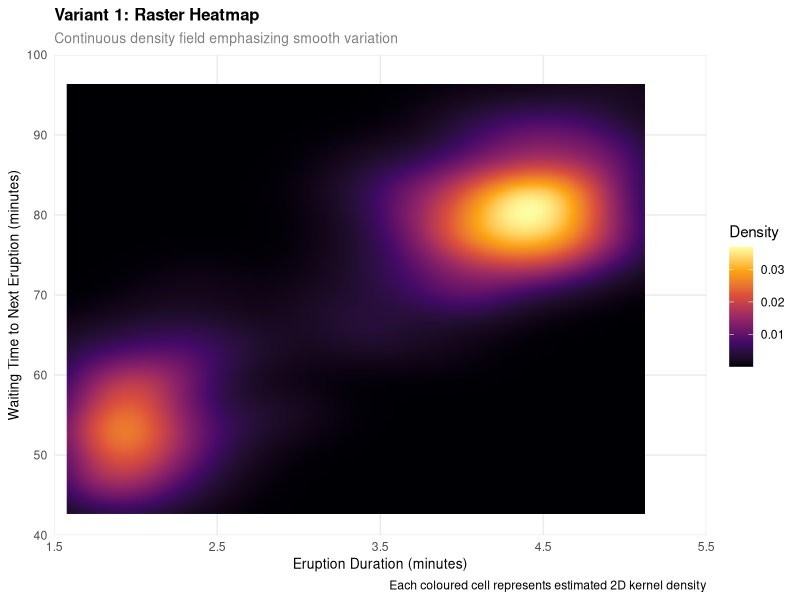
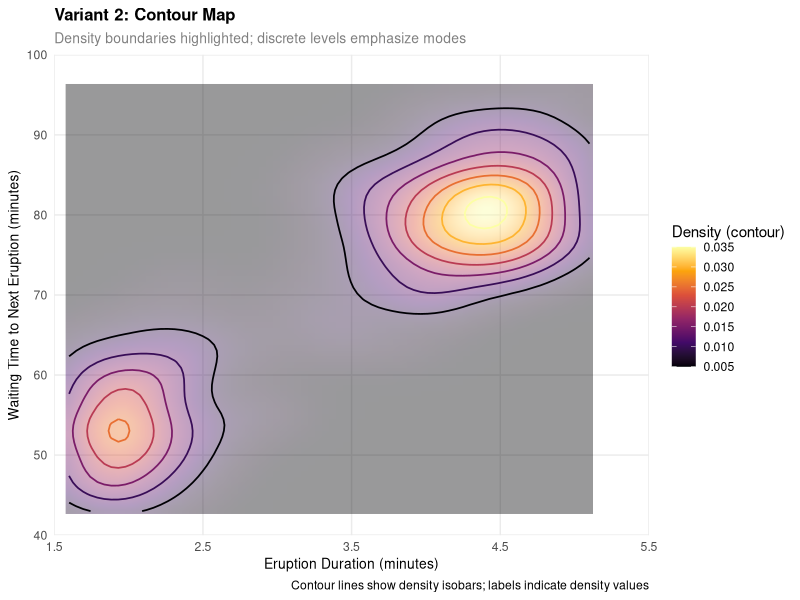
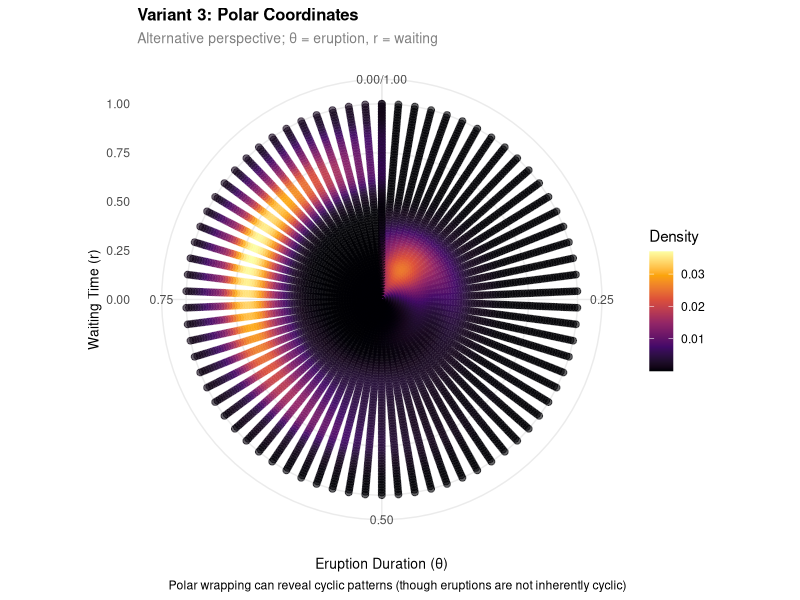
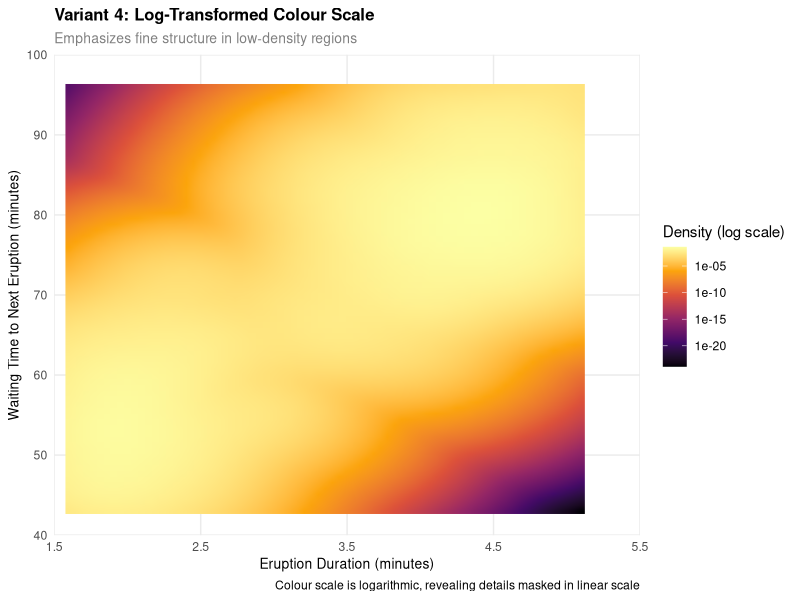
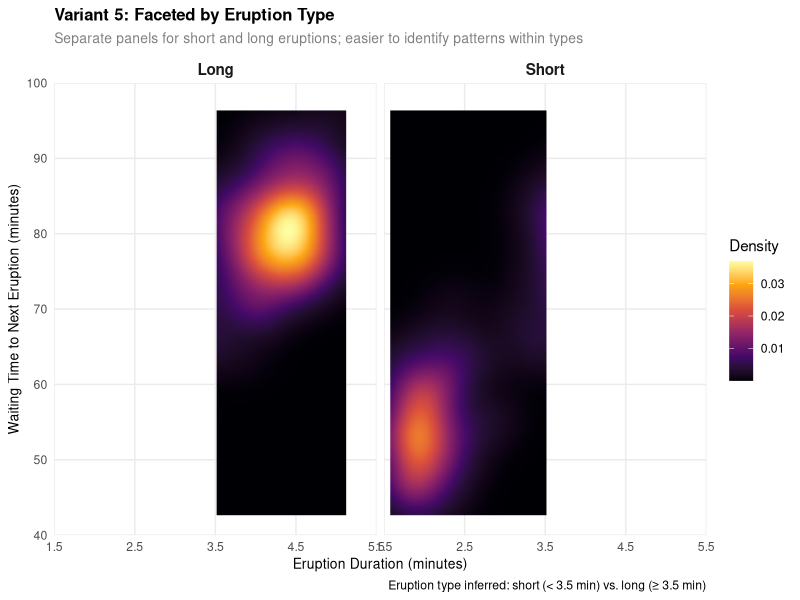

Generate these figures, in order, with R:
## ---- chunk 1
library(ggplot2)
library(dplyr)
library(viridis)
library(gridExtra)

# Ensure data is loaded
data(faithfuld)
## ---- chunk 2
# Variant 1: Raster (smooth density field)
plot1_raster <- ggplot(
  faithfuld,
  aes(x = eruptions, y = waiting, fill = density)
) +
  geom_raster(interpolate = TRUE) +
  scale_fill_viridis_c(
    option = "inferno",
    name = "Density",
    breaks = pretty(faithfuld$density, n = 5)
  ) +
  scale_x_continuous(
    name = "Eruption Duration (minutes)",
    breaks = seq(1.5, 5.5, 1),
    limits = c(1.5, 5.5)
  ) +
  scale_y_continuous(
    name = "Waiting Time to Next Eruption (minutes)",
    breaks = seq(40, 100, 10),
    limits = c(40, 100)
  ) +
  coord_cartesian(expand = FALSE) +
  labs(
    title = "Variant 1: Raster Heatmap",
    subtitle = "Continuous density field emphasizing smooth variation",
    caption = "Each coloured cell represents estimated 2D kernel density"
  ) +
  theme_minimal() +
  theme(
    panel.grid.minor = element_blank(),
    plot.title = element_text(face = "bold", size = 12),
    plot.subtitle = element_text(size = 10, colour = "grey50"),
    axis.title = element_text(size = 10)
  )

print(plot1_raster)
## ---- chunk 3
# Variant 2: Contour lines
plot2_contour <- ggplot(
  faithfuld,
  aes(x = eruptions, y = waiting)
) +
  # Base raster for context
  geom_raster(aes(fill = density), interpolate = TRUE, alpha = 0.4) +
  # Contour lines
  geom_contour(
    aes(z = density, colour = after_stat(level)),
    linewidth = 0.6,
    breaks = pretty(faithfuld$density, n = 8)
  ) +
  scale_fill_viridis_c(
    option = "inferno",
    name = "Density (fill)",
    alpha = 0.4,
    guide = "none"
  ) +
  scale_colour_viridis_c(
    option = "inferno",
    name = "Density (contour)"
  ) +
  scale_x_continuous(
    name = "Eruption Duration (minutes)",
    breaks = seq(1.5, 5.5, 1),
    limits = c(1.5, 5.5)
  ) +
  scale_y_continuous(
    name = "Waiting Time to Next Eruption (minutes)",
    breaks = seq(40, 100, 10),
    limits = c(40, 100)
  ) +
  coord_cartesian(expand = FALSE) +
  labs(
    title = "Variant 2: Contour Map",
    subtitle = "Density boundaries highlighted; discrete levels emphasize modes",
    caption = "Contour lines show density isobars; labels indicate density values"
  ) +
  theme_minimal() +
  theme(
    panel.grid.minor = element_blank(),
    plot.title = element_text(face = "bold", size = 12),
    plot.subtitle = element_text(size = 10, colour = "grey50"),
    axis.title = element_text(size = 10)
  )

print(plot2_contour)
## ---- chunk 4
# Variant 3: Polar coordinates (alternative perspective)
# Note: We rescale variables to fit within a reasonable radius
plot3_polar <- ggplot(
  faithfuld %>%
    mutate(
      # Normalize to 0-1 for polar plotting
      x_norm = (eruptions - min(eruptions)) / (max(eruptions) - min(eruptions)),
      y_norm = (waiting - min(waiting)) / (max(waiting) - min(waiting))
    ),
  aes(x = x_norm, y = y_norm, colour = density)
) +
  geom_point(size = 2, alpha = 0.6) +
  scale_colour_viridis_c(
    option = "inferno",
    name = "Density"
  ) +
  coord_polar(
    theta = "x",
    start = 0,
    clip = "off"
  ) +
  scale_x_continuous(
    name = "Eruption Duration (θ)",
    limits = c(0, 1)
  ) +
  scale_y_continuous(
    name = "Waiting Time (r)",
    limits = c(0, 1)
  ) +
  labs(
    title = "Variant 3: Polar Coordinates",
    subtitle = "Alternative perspective; θ = eruption, r = waiting",
    caption = "Polar wrapping can reveal cyclic patterns (though eruptions are not inherently cyclic)"
  ) +
  theme_minimal() +
  theme(
    panel.grid.minor = element_blank(),
    plot.title = element_text(face = "bold", size = 12),
    plot.subtitle = element_text(size = 10, colour = "grey50"),
    axis.title = element_text(size = 10)
  )

print(plot3_polar)
## ---- chunk 5
# Variant 4: Log-transformed colour scale
plot4_logtrans <- ggplot(
  faithfuld,
  aes(x = eruptions, y = waiting, fill = density)
) +
  geom_raster(interpolate = TRUE) +
  scale_fill_viridis_c(
    option = "inferno",
    name = "Density (log scale)",
    trans = "log10",  # Log transformation
    breaks = scales::trans_breaks("log10", function(x) 10^x)(
      c(min(faithfuld$density[faithfuld$density > 0], na.rm = TRUE),
        max(faithfuld$density, na.rm = TRUE))
    )
  ) +
  scale_x_continuous(
    name = "Eruption Duration (minutes)",
    breaks = seq(1.5, 5.5, 1),
    limits = c(1.5, 5.5)
  ) +
  scale_y_continuous(
    name = "Waiting Time to Next Eruption (minutes)",
    breaks = seq(40, 100, 10),
    limits = c(40, 100)
  ) +
  coord_cartesian(expand = FALSE) +
  labs(
    title = "Variant 4: Log-Transformed Colour Scale",
    subtitle = "Emphasizes fine structure in low-density regions",
    caption = "Colour scale is logarithmic, revealing details masked in linear scale"
  ) +
  theme_minimal() +
  theme(
    panel.grid.minor = element_blank(),
    plot.title = element_text(face = "bold", size = 12),
    plot.subtitle = element_text(size = 10, colour = "grey50"),
    axis.title = element_text(size = 10)
  )

print(plot4_logtrans)
## ---- chunk 6
# Create a categorical variable for eruption type (inferred from duration)
faithfuld_faceted <- faithfuld %>%
  mutate(
    eruption_type = if_else(eruptions < 3.5, "Short", "Long")
  )

# Variant 5: Faceted view
plot5_faceted <- ggplot(
  faithfuld_faceted,
  aes(x = eruptions, y = waiting, fill = density)
) +
  geom_raster(interpolate = TRUE) +
  scale_fill_viridis_c(
    option = "inferno",
    name = "Density"
  ) +
  facet_wrap(~eruption_type, nrow = 1) +
  scale_x_continuous(
    name = "Eruption Duration (minutes)",
    breaks = seq(1.5, 5.5, 1),
    limits = c(1.5, 5.5)
  ) +
  scale_y_continuous(
    name = "Waiting Time to Next Eruption (minutes)",
    breaks = seq(40, 100, 10),
    limits = c(40, 100)
  ) +
  coord_cartesian(expand = FALSE) +
  labs(
    title = "Variant 5: Faceted by Eruption Type",
    subtitle = "Separate panels for short and long eruptions; easier to identify patterns within types",
    caption = "Eruption type inferred: short (< 3.5 min) vs. long (≥ 3.5 min)"
  ) +
  theme_minimal() +
  theme(
    panel.grid.minor = element_blank(),
    plot.title = element_text(face = "bold", size = 12),
    plot.subtitle = element_text(size = 10, colour = "grey50"),
    axis.title = element_text(size = 10),
    strip.text = element_text(face = "bold", size = 11)
  )

print(plot5_faceted)
